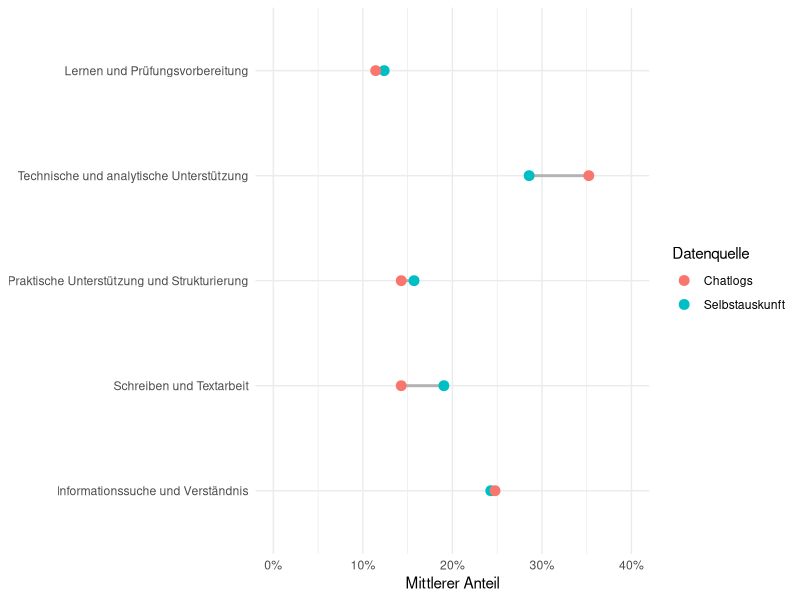
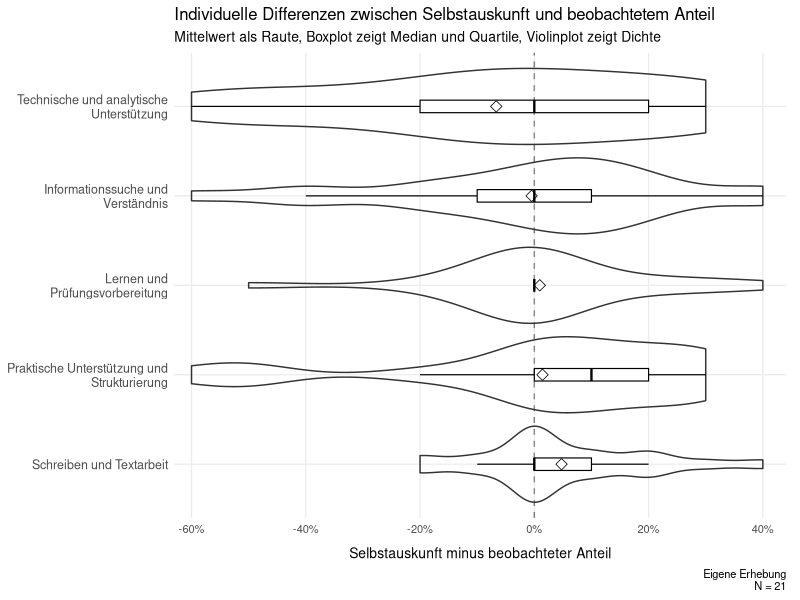
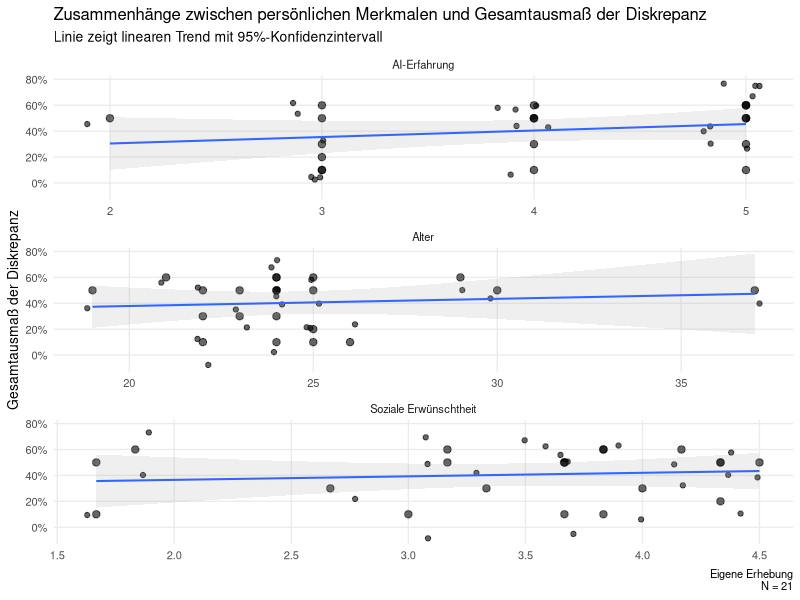
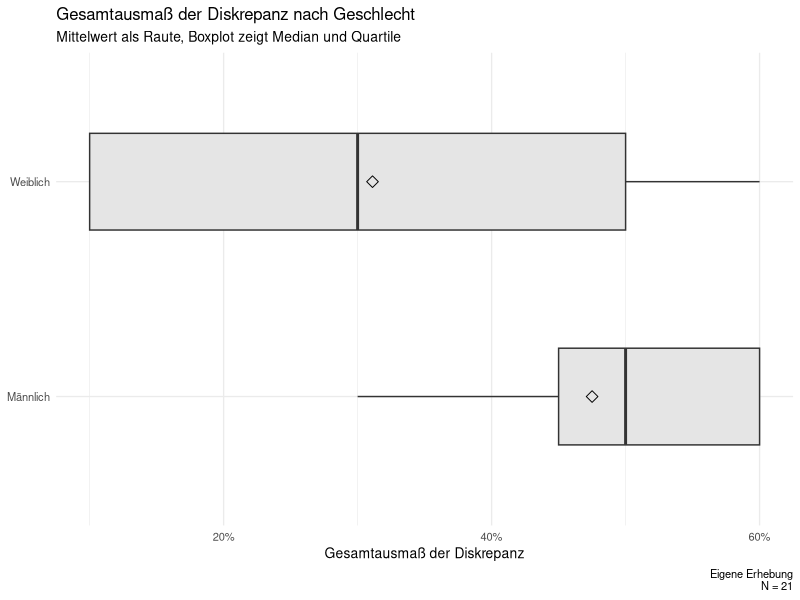

Source code (R) for these figures, in order:
library(here)
library(readr)
library(dplyr)
library(tidyr)
library(ggplot2)
library(scales)

df_analysis <- read_csv(
  here("data", "processed", "analysis_dataset.csv"),
  show_col_types = FALSE
)

global_digits <- 2


### Label vergeben

SA_cols <- c(
  "SA_info",
  "SA_schreiben",
  "SA_praktisch",
  "SA_technisch",
  "SA_lernen"
)

BE_cols <- c(
  "BE_info",
  "BE_schreiben",
  "BE_praktisch",
  "BE_technisch",
  "BE_lernen"
)

D_cols <- c(
  "D_info",
  "D_schreiben",
  "D_praktisch",
  "D_technisch",
  "D_lernen"
)

##
df_analysis <- df_analysis |>
  mutate(
    SA_krit_code = case_when(
      crit_visible_chat %in% c(1, 2) ~ 0L,
      crit_visible_chat %in% c(4, 5) ~ 1L,
      TRUE ~ NA_integer_
    )
  )

df_analysis <- df_analysis |>
  mutate(
    K_Diskrepanz =
      Modus_Kritik - SA_krit_code,

    K_Diskrepanz_Label = case_when(
      K_Diskrepanz == -1 ~ "falsches positiv",
      K_Diskrepanz == 0  ~ "korrekt",
      K_Diskrepanz == 1  ~ "falsches negativ",
      TRUE ~ NA_character_
    )
  )



### Long-format

task_long <- bind_rows(
  df_analysis |>
    transmute(
      id,
      task = "Informationssuche und Verständnis",
      self_report = SA_info,
      observed = BE_info,
      difference = D_info
    ),

  df_analysis |>
    transmute(
      id,
      task = "Schreiben und Textarbeit",
      self_report = SA_schreiben,
      observed = BE_schreiben,
      difference = D_schreiben
    ),

  df_analysis |>
    transmute(
      id,
      task = "Praktische Unterstützung und Strukturierung",
      self_report = SA_praktisch,
      observed = BE_praktisch,
      difference = D_praktisch
    ),

  df_analysis |>
    transmute(
      id,
      task = "Technische und analytische Unterstützung",
      self_report = SA_technisch,
      observed = BE_technisch,
      difference = D_technisch
    ),

  df_analysis |>
    transmute(
      id,
      task = "Lernen und Prüfungsvorbereitung",
      self_report = SA_lernen,
      observed = BE_lernen,
      difference = D_lernen
    )
)

## Reihenfolge festlegen

task_levels <- c(
  "Informationssuche und Verständnis",
  "Schreiben und Textarbeit",
  "Praktische Unterstützung und Strukturierung",
  "Technische und analytische Unterstützung",
  "Lernen und Prüfungsvorbereitung"
)

task_long <- task_long |>
  mutate(
    task = factor(
      task,
      levels = task_levels
    )
  )



## Nutzungsarten Chatlogs und Survey

aggregate_comparison <- task_long |>
  group_by(task) |>
  summarise(
    Survey = mean(
      self_report,
      na.rm = TRUE
    ),

    Chatlogs = mean(
      observed,
      na.rm = TRUE
    ),

    Differenz = Survey - Chatlogs,

    .groups = "drop"
  ) |>
  arrange(Differenz)

aggregate_comparison

## Vergleichstabelle erzeugen

task_summary <- task_long |>
  group_by(task) |>
  summarise(
    N = n(),

    mean_self_report = mean(self_report),
    sd_self_report = sd(self_report),

    mean_observed = mean(observed),
    sd_observed = sd(observed),

    mean_difference = mean(difference),
    median_difference = median(difference),

    mean_absolute_difference = mean(abs(difference)),

    exact_agreement_n = sum(abs(difference) < 1e-10),
    exact_agreement_percent =
      100 * exact_agreement_n / N,

    .groups = "drop"
  )

task_summary
## Zusammenfassung

task_agreement_summary <- task_long |>
  group_by(task) |>
  summarise(
    N = sum(!is.na(difference)),

    exact_agreement_n = sum(
      dplyr::near(difference, 0),
      na.rm = TRUE
    ),

    exact_agreement_percent = mean(
      dplyr::near(difference, 0),
      na.rm = TRUE
    ) * 100,

    mean_absolute_difference_pp = mean(
      abs(difference),
      na.rm = TRUE
    ) * 100,

    .groups = "drop"
  ) |>
  arrange(desc(exact_agreement_percent))

task_agreement_summary

## Personenbezogenes Gesamtdiskrepanz

person_discrepancy <- task_long |>
  group_by(id) |>
  summarise(
    total_variation =
      0.5 * sum(abs(difference)),

    mean_absolute_difference =
      mean(abs(difference)),

    largest_difference =
      max(abs(difference)),

    .groups = "drop"
  )

person_discrepancy |>
  summarise(
    N = n(),
    mean = mean(total_variation),
    sd = sd(total_variation),
    median = median(total_variation),
    minimum = min(total_variation),
    maximum = max(total_variation)
  )

## Visualisierung

task_means_long <- task_summary |>
  dplyr::select(
    task,
    mean_self_report,
    mean_observed
  ) |>
  tidyr::pivot_longer(
    cols = c(
      mean_self_report,
      mean_observed
    ),
    names_to = "source",
    values_to = "mean"
  ) |>
  dplyr::mutate(
    source = dplyr::recode(
      source,
      mean_self_report = "Selbstauskunft",
      mean_observed = "Chatlogs"
    )
  )

task_means_long

plot_task_means <- ggplot(
  task_means_long,
  aes(
    x = mean,
    y = task,
    color = source
  )
) +
  geom_line(
    aes(group = task),
    color = "grey70",
    linewidth = 1
  ) +
  geom_point(size = 3) +
  scale_x_continuous(
    labels = label_percent(),
    limits = c(0, 0.40)
  ) +
  labs(
    x = "Mittlerer Anteil",
    y = NULL,
    color = "Datenquelle"
  ) +
  theme_minimal()

plot_task_means


### Individuelle Differenzen

task_long_plot <- task_long |>
  mutate(
    task = forcats::fct_reorder(
      task,
      difference,
      .fun = mean,
      .na_rm = TRUE,
      .desc = TRUE
    )
  )

plot_task_differences <- ggplot(
  task_long_plot,
  aes(
    x = difference,
    y = task
  )
) +
  geom_vline(
    xintercept = 0,
    linetype = "dashed",
    color = "grey50"
  ) +
  geom_violin(
    orientation = "y",
    scale = "width",
    trim = TRUE,
    adjust = 1.1,
    width = 0.85,
    alpha = 0.1
  ) +
  geom_boxplot(
    orientation = "y",
    width = 0.14,
    outlier.shape = NA,
    fill = "white",
    color = "black",
    alpha = 0.9,
    linewidth = 0.4
  ) +
  # Mittelwert als Raute
  stat_summary(
    orientation = "y",
    fun = mean,
    geom = "point",
    shape = 23,
    size = 2.8,
    color = "black",
    stroke = 0.4
  ) +
  scale_y_discrete(
    labels = \(x) stringr::str_wrap(x, width = 28)
  ) +
  scale_x_continuous(
    labels = scales::label_percent(),
    breaks = seq(-0.6, 0.4, 0.2),
    limits = c(-0.62, 0.42),
    expand = expansion(mult = c(0.01, 0.02))
  ) +
  labs(
    x = "Selbstauskunft minus beobachteter Anteil",
    y = NULL,
    title = "Individuelle Differenzen zwischen Selbstauskunft und beobachtetem Anteil",
    subtitle = "Mittelwert als Raute, Boxplot zeigt Median und Quartile, Violinplot zeigt Dichte",
    caption = paste(
      "Eigene Erhebung\n N =",
      n_distinct(task_long_plot$id)
      )
  ) +
  theme_minimal(base_size = 10) +
  theme(
    panel.grid.minor = element_blank(),
    axis.text.y = element_text(
      size = 9,
      lineheight = 0.95
    ),
    axis.subtitle.x = element_text(
      size = 5,
      margin = margin(t = 4)
    ),
    axis.title.x = element_text(
      size = 10,
      margin = margin(t = 8)
    ),
    plot.margin = margin(
      t = 5,
      r = 10,
      b = 5,
      l = 5
    )
  )

plot_task_differences


### Interaktionsstil

sentiment_results <- df_analysis |>
  transmute(
    id,

    self_report = factor(
      SA_sent_code,
      levels = c(-1, 0, 1),
      labels = c(
        "Freundlich",
        "Neutral",
        "Unfreundlich"
      )
    ),

    observed = factor(
      Modus_Sentiment,
      levels = c(-1, 0, 1),
      labels = c(
        "Freundlich",
        "Neutral",
        "Unfreundlich"
      )
    ),

    discrepancy = factor(
      S_Diskrepanz_Label,
      levels = c(
        "unfreundlicher",
        "korrekt",
        "freundlicher"
      )
    )
  )

# Kreuztabelle
sentiment_cross_table <- sentiment_results |>
  count(self_report, observed) |>
  complete(
    self_report,
    observed,
    fill = list(n = 0)
  )

sentiment_cross_table

# Zusammenfassung Kreuztabelle

sentiment_summary <- sentiment_results |>
  count(discrepancy, name = "N") |>
  mutate(
    Prozent = 100 * N / sum(N)
  )

sentiment_summary

### Kritisches Prüfen

critical_results <- df_analysis |>
  transmute(
    id,

    self_report = factor(
      SA_krit_code,
      levels = c(0, 1),
      labels = c("Nein", "Ja")
    ),

    observed = factor(
      Modus_Kritik,
      levels = c(0, 1),
      labels = c("Nein", "Ja")
    ),

    discrepancy = factor(
      K_Diskrepanz_Label,
      levels = c(
        "falsches positiv",
        "korrekt",
        "falsches negativ"
      ),
      labels = c(
        "Nur in Selbstauskunft",
        "Übereinstimmung",
        "Nur in Chatlogs"
      )
    )
  )

### Kreuztabelle
critical_cross_table <- critical_results |>
  count(self_report, observed) |>
  complete(
    self_report,
    observed,
    fill = list(n = 0)
  )

critical_cross_table <- critical_cross_table |>
  mutate(
    percent = n / 21 * 100
  )

critical_cross_table


### Zusammenfassung der Kreuztabelle
critical_summary <- critical_results |>
  count(discrepancy, name = "N") |>
  mutate(
    Prozent = 100 * N / sum(N)
  )

critical_summary


# Diskrepanzen nach Charakteristiken

df_discrepancy <- df_analysis |>
  mutate(
    discrepancy_total = 0.5 * (
      abs(D_info) +
        abs(D_schreiben) +
        abs(D_praktisch) +
        abs(D_technisch) +
        abs(D_lernen)
    ),

    gender_label = factor(
      gender,
      levels = c(1, 2),
      labels = c("Männlich", "Weiblich")
    )
  )


### Kontinuierliche Merkmale

continuous_associations <- df_discrepancy |>
  select(
    discrepancy_total,
    age,
    ai_experience,
    social_desir_mean
  ) |>
  pivot_longer(
    cols = -discrepancy_total,
    names_to = "variable",
    values_to = "value"
  ) |>
  mutate(
    variable = recode(
      variable,
      age = "Alter",
      ai_experience = "AI-Erfahrung",
      social_desir_mean = "Soziale Erwünschtheit"
    )
  )

association_summary <- continuous_associations |>
  group_by(variable) |>
  summarise(
    N = sum(complete.cases(value, discrepancy_total)),

    rho = cor(
      value,
      discrepancy_total,
      method = "spearman",
      use = "complete.obs"
    ),

    p_value = cor.test(
      value,
      discrepancy_total,
      method = "spearman",
      exact = FALSE
    )$p.value,

    .groups = "drop"
  )

association_summary

# Zusammenhänge als Plot

plot_personal_associations <- ggplot(
  continuous_associations,
  aes(
    x = value,
    y = discrepancy_total
  )
) +
  geom_point(
    size = 2.2,
    alpha = 0.6
  ) +
  geom_jitter(
    width = 0.2,
    height = 0.2,
    alpha = 0.6
  ) +
  geom_smooth(
    method = "lm",
    formula = y ~ x,
    se = TRUE,
    alpha = 0.15,
    linewidth = 0.7
  ) +
  facet_wrap(
    ~ variable,
    scales = "free_x",
    nrow = 3
  ) +
  scale_y_continuous(
    labels = scales::label_percent()
  ) +
  labs(
    title = "Zusammenhänge zwischen persönlichen Merkmalen und Gesamtausmaß der Diskrepanz",
    subtitle = "Linie zeigt linearen Trend mit 95%-Konfidenzintervall",
    caption = paste(
      "Eigene Erhebung\n N =",
      n_distinct(df_discrepancy$id)
    ),
    x = NULL,
    y = "Gesamtausmaß der Diskrepanz"
  ) +
  theme_minimal(base_size = 10) +
  theme(
    panel.grid.minor = element_blank()
  )

plot_personal_associations

## Geschlecht vergleichen

gender_summary <- df_discrepancy |>
  group_by(gender_label) |>
  summarise(
    N = n(),
    mean_discrepancy = mean(discrepancy_total, na.rm = TRUE),
    median_discrepancy = median(discrepancy_total, na.rm = TRUE),
    sd_discrepancy = sd(discrepancy_total, na.rm = TRUE),
    .groups = "drop"
  )

gender_summary

gender_test <- wilcox.test(
  discrepancy_total ~ gender_label,
  data = df_discrepancy,
  exact = FALSE
)

gender_test


# Geschlecht plot

plot_gender_discrepancy <- ggplot(
  df_discrepancy,
  aes(
    x = gender_label,
    y = discrepancy_total
  )
) +
  geom_boxplot(
    width = 0.45,
    outlier.shape = NA,
    fill = "grey90"
  ) +
  stat_summary(
    fun = mean,
    geom = "point",
    shape = 23,
    size = 2.8
  ) +
  scale_y_continuous(
    labels = scales::label_percent()
  ) +
  labs(
    title = "Gesamtausmaß der Diskrepanz nach Geschlecht",
    subtitle = "Mittelwert als Raute, Boxplot zeigt Median und Quartile",
    caption = paste(
      "Eigene Erhebung\n N =",
      n_distinct(df_discrepancy$id)
    ),
    x = NULL,
    y = "Gesamtausmaß der Diskrepanz"
  ) +
  theme_minimal(base_size = 10) +
  coord_flip()

plot_gender_discrepancy
